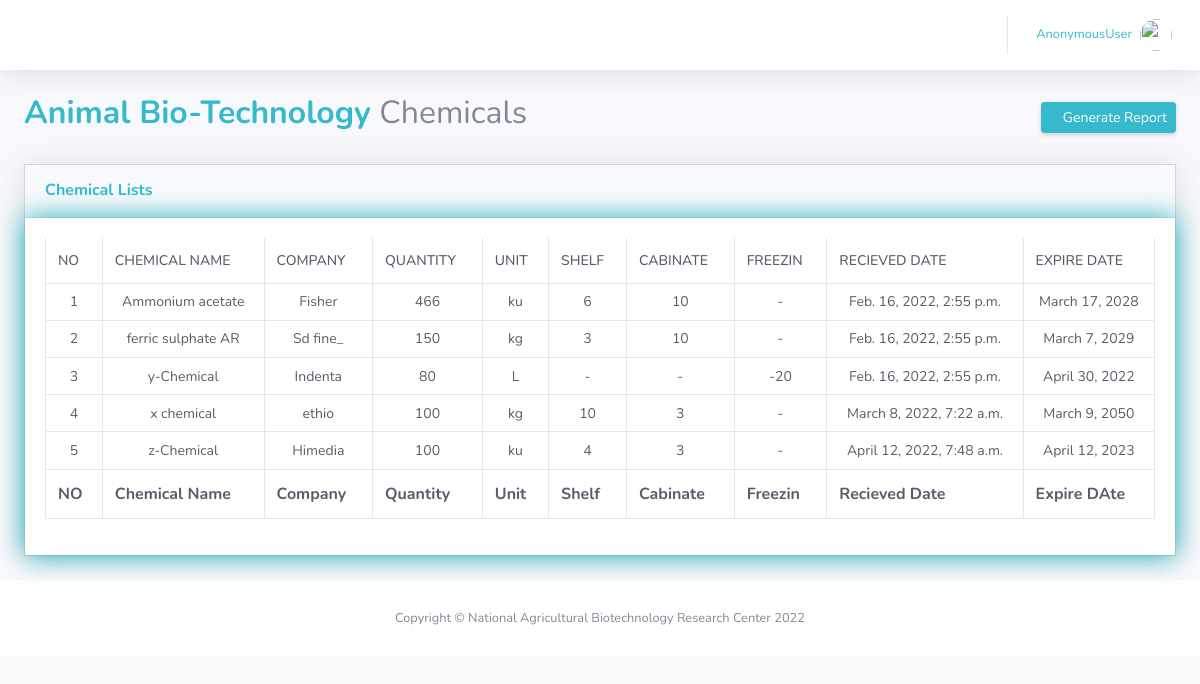
The page /chemical/animalchemicals/ on the database its author committed.
### department/models.py (models this page shows, shortened)
class AnimalStore(models.Model):
    temprature = (
        ('-', '-'),
        ('+4', '+4'),
        ('-20', '-20'),
        ('-80', '-80'),
    )
    chemical = models.ForeignKey(Chemical, on_delete=models.DO_NOTHING)
    cabinate = models.CharField(max_length=100,default='-')
    shelf = models.CharField(max_length=100,default='-')
    available = models.IntegerField(default=0)
    recievedDate = models.DateTimeField(auto_now_add=True,null=True)
    expireDate = models.DateField(null=True)
    productionDate = models.DateField(null=True)
    temprature =  models.CharField(max_length=100, choices=temprature, default='-')
    @property
    def expired(self):
        return date.today().year > self.expireDate.year
    @property
    def ontheverge(self):
        a = date.today().year
        b = self.expireDate.year
        mid = a + ((b - a)/2)
        print(a,mid,b,self.chemical)
        print("adf")
        return date.today().year <= mid

### chemical/models.py (models this page shows)
class Chemical(models.Model):
    name = models.CharField(max_length=100)
    quantity = models.IntegerField(default=0)
    unit = models.CharField(max_length=30)
    company = models.CharField(max_length=100)
    description = models.CharField(max_length=100)
    def __str__(self):
        return self.name

### chemical/views.py (the view)
# urls.py: path('animalchemicals/',views.animalChemicals, name= "animalchemicals"),
def animalChemicals (request):
    page = 'animal'
    date = datetime.datetime.now()
    chemicals = AnimalStore.objects.filter(  expireDate__gt= date )
    date = datetime.datetime.now()
    context = { 'page': page, 'obj': chemicals }
    return render(request, 'custodian/chemicals.html', context)

### templates/custodian/chemicals.html (shortened to what this page needs)
{% extends 'main.html'%}
{% block content %}
{% if page == 'animal' %}
<div class="container-fluid">
    <div class="text-center">
        <div class="d-sm-flex align-items-center justify-content-between mb-4">
        <h2> <strong class="text-info"> Animal Bio-Technology</strong> Chemicals</h2>
                    <a class="btn btn-sm btn-info shadow-sm" href="#" data-toggle="modal" data-target="#report">
                        <i class="fas fa-download fa-sm text-white-50"></i> Generate Report
                       </a>
        </div>
      </div>
<div class="card shadow mb-4">
    <div class="card-header py-3">
        <h6 class="m-0 font-weight-bold text-info">Chemical Lists</h6>
    </div>
    <div class="card-body" style="box-shadow:0 0 25px 0 rgb(29, 175, 185);">
        <div class="table-responsive">
            <table class="table table-bordered text-gray-800" id="dataTable" width="100%" cellspacing="0" >
                <thead>
                 <tr>
                <th>NO</th>
                <th>Chemical Name</th>
                <th>Company</th>
                <th>Quantity</th>
                <th>Unit</th>
                <th>Shelf</th>
                <th>Cabinate</th>
                <th>Freezin</th>
                <th>Recieved Date</th>
                <th>Expire DAte </th>
            </tr>
        </thead>
        <tfoot>
            <tr>
                <th>NO</th>
                <th>Chemical Name</th>
                <th>Company</th>
                <th>Quantity</th>
                <th>Unit</th>
                <th>Shelf</th>
                <th>Cabinate</th>
                <th>Freezin</th>
                <th>Recieved Date</th>
                <th>Expire DAte</th>
            </tr>
        </tfoot>
        <tbody>
         {% for chemicals in obj %}
            <tr align="center">
                <td>{{forloop.counter }}</td>
                <td>{{chemicals.chemical.name}}</td>
                <td>{{chemicals.chemical.company}}</td>
                 <td>{{chemicals.available}}</td>
                  <td>{{chemicals.chemical.unit}}</td>
                  <td>{{chemicals.shelf}}</td>
                  <td>{{chemicals.cabinate}}</td>
                  <td>{{chemicals.temprature}}</td>
                  <td>{{chemicals.recievedDate}}</td>
                  <td>{{chemicals.expireDate}}
                </td>
                </tr>
                {%empty%}
                <tr>
                    <td colspan='5'>There are no chemicals</td>
                </tr>
            {%endfor%}
        </tbody>
      </table>
    </div>
    </div>
    </div>
    </div>
{%endif%}
{% endblock%}

### static/css/order.css (style rules this page uses)
body { background-color: #f9f9fa }
.card { box-shadow: none; -webkit-box-shadow: none; -moz-box-shadow: none; -ms-box-shadow: none }
.card { position: relative; display: flex; flex-direction: column; min-width: 0; word-wrap: break-word; background-color: #fff; background-clip: border-box; border: 1px solid #d2d2dc; border-radius: 0 }
.table-responsive { display: block; width: 100%; overflow-x: auto; -webkit-overflow-scrolling: touch; -ms-overflow-style: -ms-autohiding-scrollbar }
.table, .jsgrid .jsgrid-table { width: 100%; max-width: 100%; margin-bottom: 1rem; background-color: transparent }
.table thead th, .jsgrid .jsgrid-table thead th { border-top: 0; border-bottom-width: 1px; font-weight: 500; font-size: .875rem; text-transform: uppercase }
.table td, .jsgrid .jsgrid-table td { font-size: 0.875rem; padding: .475rem 0.4375rem }

### rows shown on the page
AnimalStore: chemical.name "Ammonium acetate", chemical.company "Fisher", available "466", chemical.unit "ku", shelf "6", cabinate "10", temprature "-", recievedDate "Feb. 16, 2022, 2:55 p.m.", expireDate "March 17, 2028"
AnimalStore: chemical.name "ferric sulphate AR", chemical.company "Sd fine_", available "150", chemical.unit "kg", shelf "3", cabinate "10", temprature "-", recievedDate "Feb. 16, 2022, 2:55 p.m.", expireDate "March 7, 2029"
AnimalStore: chemical.name "y-Chemical", chemical.company "Indenta", available "80", chemical.unit "L", shelf "-", cabinate "-", temprature "-20", recievedDate "Feb. 16, 2022, 2:55 p.m.", expireDate "April 30, 2022"
AnimalStore: chemical.name "x chemical", chemical.company "ethio", available "100", chemical.unit "kg", shelf "10", cabinate "3", temprature "-", recievedDate "March 8, 2022, 7:22 a.m.", expireDate "March 9, 2050"
AnimalStore: chemical.name "z-Chemical", chemical.company "Himedia", available "100", chemical.unit "ku", shelf "4", cabinate "3", temprature "-", recievedDate "April 12, 2022, 7:48 a.m.", expireDate "April 12, 2023"

### other values the page prints
{{ user }} "AnonymousUser"
